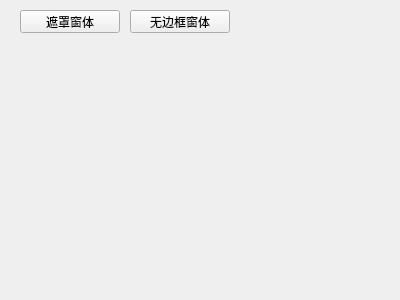
<?xml version="1.0" encoding="UTF-8"?>
<ui version="4.0">
 <class>HFyqySpecialWidget</class>
 <widget class="QWidget" name="HFyqySpecialWidget">
  <property name="geometry">
   <rect>
    <x>0</x>
    <y>0</y>
    <width>400</width>
    <height>300</height>
   </rect>
  </property>
  <property name="windowTitle">
   <string>Form</string>
  </property>
  <widget class="QPushButton" name="pushButton_1">
   <property name="geometry">
    <rect>
     <x>20</x>
     <y>10</y>
     <width>100</width>
     <height>23</height>
    </rect>
   </property>
   <property name="text">
    <string>遮罩窗体</string>
   </property>
  </widget>
  <widget class="QPushButton" name="pushButton_2">
   <property name="geometry">
    <rect>
     <x>130</x>
     <y>10</y>
     <width>100</width>
     <height>23</height>
    </rect>
   </property>
   <property name="text">
    <string>无边框窗体</string>
   </property>
  </widget>
 </widget>
 <resources/>
 <connections/>
</ui>
